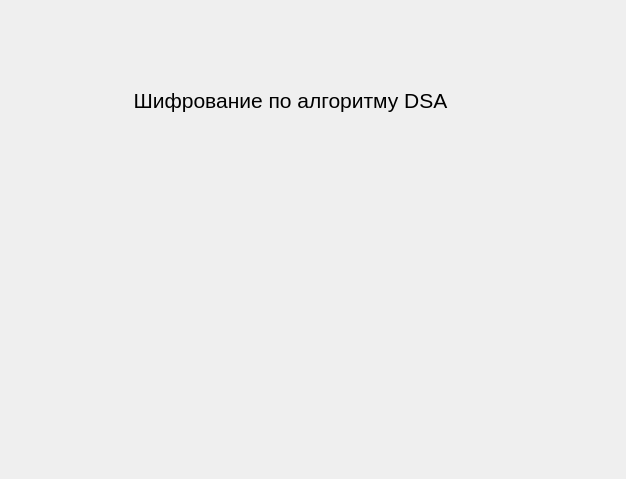
<?xml version="1.0" encoding="UTF-8"?>
<ui version="4.0">
 <class>Form</class>
 <widget class="QWidget" name="Form">
  <property name="geometry">
   <rect>
    <x>0</x>
    <y>0</y>
    <width>626</width>
    <height>479</height>
   </rect>
  </property>
  <property name="windowTitle">
   <string>Form</string>
  </property>
  <widget class="QLabel" name="labelDSA">
   <property name="geometry">
    <rect>
     <x>100</x>
     <y>60</y>
     <width>381</width>
     <height>81</height>
    </rect>
   </property>
   <property name="font">
    <font>
     <pointsize>16</pointsize>
    </font>
   </property>
   <property name="text">
    <string>Шифрование по алгоритму DSA</string>
   </property>
   <property name="alignment">
    <set>Qt::AlignCenter</set>
   </property>
  </widget>
 </widget>
 <resources/>
 <connections/>
</ui>
